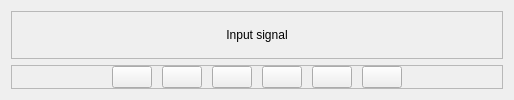
               <widget class="QWidget" name="page_9">
                <layout class="QVBoxLayout" name="verticalLayout_21">
                 <item>
                  <widget class="QFrame" name="frame_11">
                   <property name="frameShape">
                    <enum>QFrame::StyledPanel</enum>
                   </property>
                   <property name="frameShadow">
                    <enum>QFrame::Raised</enum>
                   </property>
                   <layout class="QHBoxLayout" name="horizontalLayout_13">
                    <item>
                     <widget class="QLabel" name="label_16">
                      <property name="sizePolicy">
                       <sizepolicy hsizetype="Expanding" vsizetype="Expanding">
                        <horstretch>0</horstretch>
                        <verstretch>0</verstretch>
                       </sizepolicy>
                      </property>
                      <property name="text">
                       <string>Input signal</string>
                      </property>
                      <property name="alignment">
                       <set>Qt::AlignCenter</set>
                      </property>
                     </widget>
                    </item>
                   </layout>
                  </widget>
                 </item>
                 <item alignment="Qt::AlignHCenter|Qt::AlignBottom">
                  <widget class="QFrame" name="frame_12">
                   <property name="sizePolicy">
                    <sizepolicy hsizetype="Fixed" vsizetype="Preferred">
                     <horstretch>0</horstretch>
                     <verstretch>0</verstretch>
                    </sizepolicy>
                   </property>
                   <property name="frameShape">
                    <enum>QFrame::StyledPanel</enum>
                   </property>
                   <property name="frameShadow">
                    <enum>QFrame::Raised</enum>
                   </property>
                   <layout class="QHBoxLayout" name="horizontalLayout_14">
                    <property name="spacing">
                     <number>10</number>
                    </property>
                    <property name="leftMargin">
                     <number>100</number>
                    </property>
                    <property name="topMargin">
                     <number>0</number>
                    </property>
                    <property name="rightMargin">
                     <number>100</number>
                    </property>
                    <property name="bottomMargin">
                     <number>0</number>
                    </property>
                    <item>
                     <widget class="QPushButton" name="playBtn">
                      <property name="toolTip">
                       <string>Play</string>
                      </property>
                      <property name="text">
                       <string/>
                      </property>
                      <property name="icon">
                       <iconset resource="resources.qrc">
                        <normaloff>:/icons/icons/whiteIcons/play-circle.svg</normaloff>:/icons/icons/whiteIcons/play-circle.svg</iconset>
                      </property>
                      <property name="iconSize">
                       <size>
                        <width>24</width>
                        <height>24</height>
                       </size>
                      </property>
                     </widget>
                    </item>
                    <item>
                     <widget class="QPushButton" name="pauseBtn">
                      <property name="toolTip">
                       <string>Pause</string>
                      </property>
                      <property name="text">
                       <string/>
                      </property>
                      <property name="icon">
                       <iconset resource="resources.qrc">
                        <normaloff>:/icons/icons/whiteIcons/pause-circle.svg</normaloff>:/icons/icons/whiteIcons/pause-circle.svg</iconset>
                      </property>
                      <property name="iconSize">
                       <size>
                        <width>24</width>
                        <height>24</height>
                       </size>
                      </property>
                     </widget>
                    </item>
                    <item>
                     <widget class="QPushButton" name="stopBtn">
                      <property name="toolTip">
                       <string>Stop</string>
                      </property>
                      <property name="text">
                       <string/>
                      </property>
                      <property name="icon">
                       <iconset resource="resources.qrc">
                        <normaloff>:/icons/icons/whiteIcons/stop-circle.svg</normaloff>:/icons/icons/whiteIcons/stop-circle.svg</iconset>
                      </property>
                      <property name="iconSize">
                       <size>
                        <width>24</width>
                        <height>24</height>
                       </size>
                      </property>
                     </widget>
                    </item>
                    <item>
                     <widget class="QPushButton" name="zoomInBtn">
                      <property name="toolTip">
                       <string>Zoom in</string>
                      </property>
                      <property name="text">
                       <string/>
                      </property>
                      <property name="icon">
                       <iconset resource="resources.qrc">
                        <normaloff>:/icons/icons/whiteIcons/zoom-in.svg</normaloff>:/icons/icons/whiteIcons/zoom-in.svg</iconset>
                      </property>
                      <property name="iconSize">
                       <size>
                        <width>24</width>
                        <height>24</height>
                       </size>
                      </property>
                     </widget>
                    </item>
                    <item>
                     <widget class="QPushButton" name="zoomOutBtn">
                      <property name="toolTip">
                       <string>Zoom out</string>
                      </property>
                      <property name="text">
                       <string/>
                      </property>
                      <property name="icon">
                       <iconset resource="resources.qrc">
                        <normaloff>:/icons/icons/whiteIcons/zoom-out.svg</normaloff>:/icons/icons/whiteIcons/zoom-out.svg</iconset>
                      </property>
                      <property name="iconSize">
                       <size>
                        <width>24</width>
                        <height>24</height>
                       </size>
                      </property>
                     </widget>
                    </item>
                    <item>
                     <widget class="QPushButton" name="pushButton_11">
                      <property name="toolTip">
                       <string>Open file</string>
                      </property>
                      <property name="text">
                       <string/>
                      </property>
                      <property name="icon">
                       <iconset resource="resources.qrc">
                        <normaloff>:/icons/icons/whiteIcons/file-plus.svg</normaloff>:/icons/icons/whiteIcons/file-plus.svg</iconset>
                      </property>
                      <property name="iconSize">
                       <size>
                        <width>24</width>
                        <height>24</height>
                       </size>
                      </property>
                     </widget>
                    </item>
                   </layout>
                  </widget>
                 </item>
                </layout>
               </widget>
